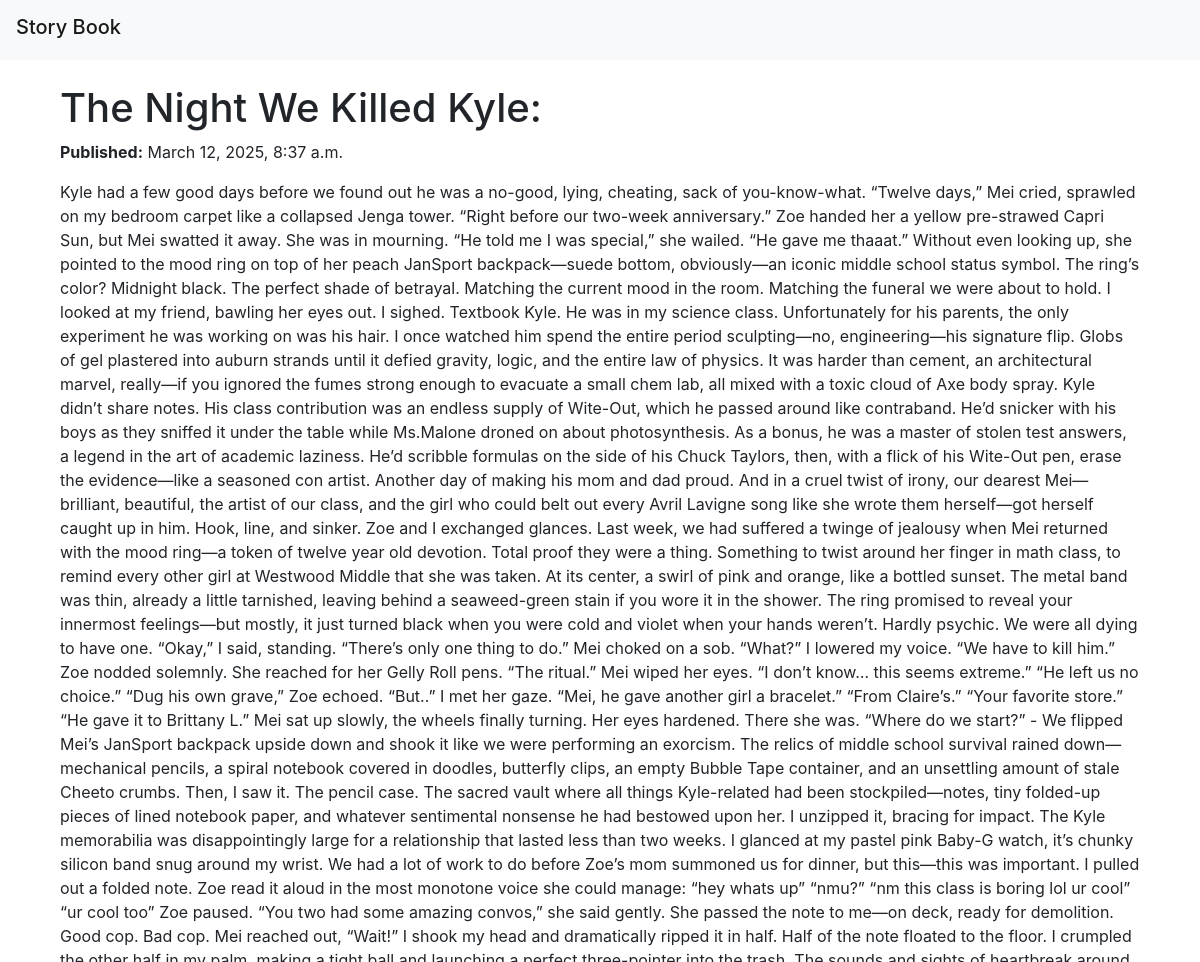
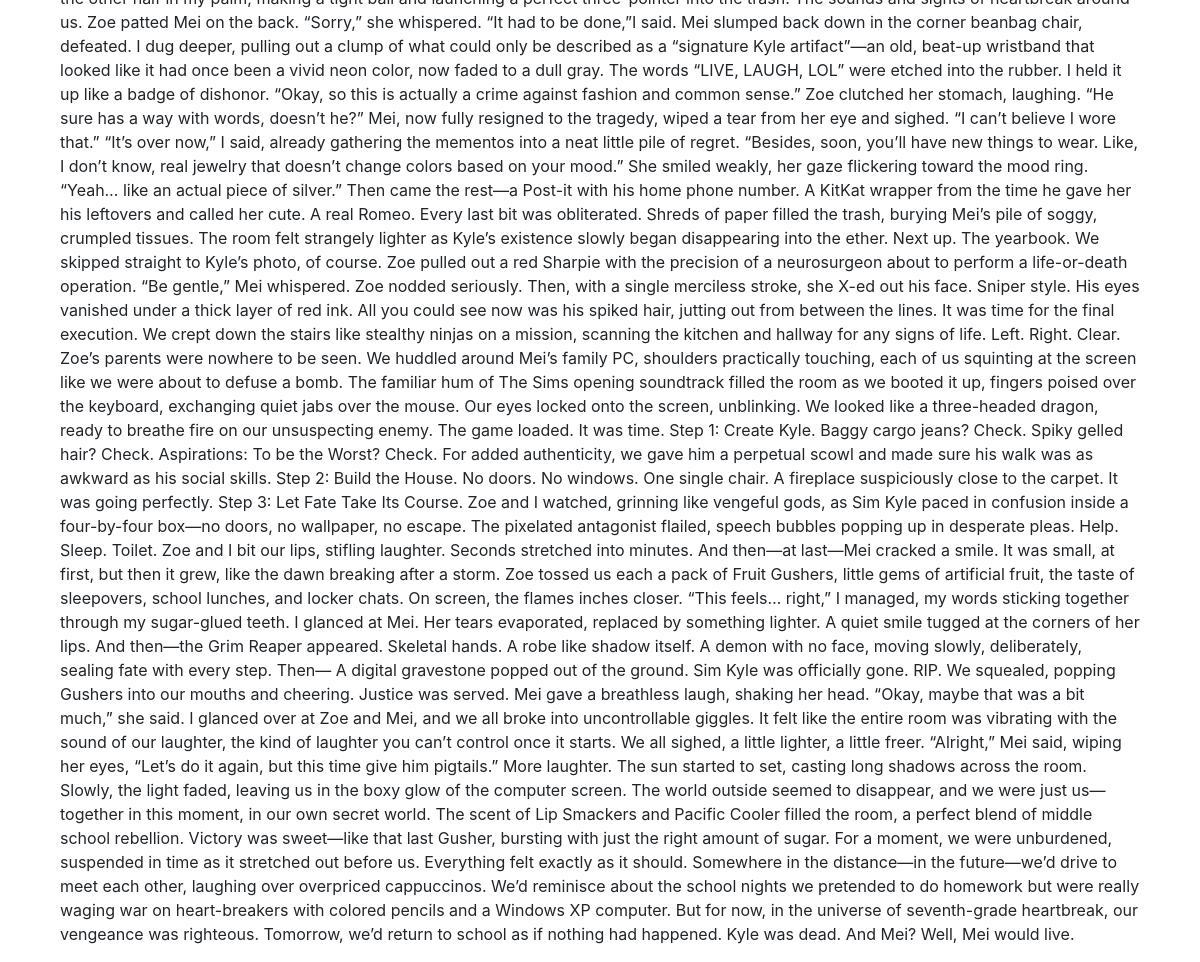
The app's page /story/4/ with its own data (2 pictures, top to bottom).
### book/models.py (models this page shows, shortened)
class Story(models.Model):
    category = models.ForeignKey(Category, on_delete=models.CASCADE, related_name="stories")
    title = models.CharField(max_length=150)
    description = models.TextField(blank=True, null=True)
    body = models.TextField()
    published_at = models.DateTimeField(auto_now_add=True)
    class Meta:
        ordering = ('-published_at',)

### book/views.py (the view)
# urls.py: path('story/<int:id>/', views.story_detail, name='story_detail'),
def story_detail(request, id):
    story = get_object_or_404(Story, id=id)
    return render(request, 'book/story_detail.html', {'story': story})

### book/templates/book/story_detail.html (shortened to what this page needs)
{% extends 'base.html' %}
{% block body %}
<div class="container">
    <h1>{{ story.title }}</h1>
    <p><strong>Published:</strong> {{ story.published_at }}</p>
    <p>{{ story.body }}</p>
</div>
{% endblock %}

### records on screen
Story: title "The Night We Killed Kyle:", published_at "March 12, 2025, 8:37 a.m.", body "Kyle had a few good days before we found out he was a no-good, lying, cheating, sack of you-know-what. “Twelve days,” Mei cried, sprawled on my bedroom carpet like a collapsed Jenga tower. “Right before our two-week anniversary.” Zoe handed her a yellow pre-strawed Capri Sun, but Mei swatted it away. She was in mourning. “He told me I was special,” she wailed. “He gave me thaaat.” Without even looking up, she pointed to the mood ring on top of her peach JanSport backpack—suede bottom, obviously—an iconic middle school status symbol. The ring’s color? Midnight black. The perfect shade of betrayal. Matching the current mood in the room. Matching the funeral we were about to hold. I looked at…"
